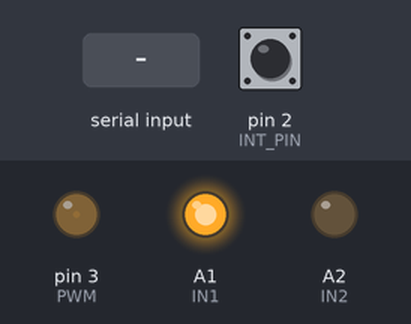
A sketch run on a simulated Arduino Uno, built with avr-gcc and run on an emulated ATmega328P. On the bench: output pins drawn as LEDs (lit = HIGH). The test bench sets the inputs (shaded band); at power-on: pin 2 (INT_PIN) HIGH. What the sketch prints to the serial monitor is not drawn.

Above: at 1.2 s.
1.3 s: "90,45\n" received over Serial
At 3.5 s:
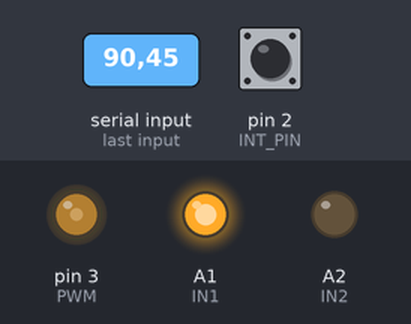
3.8 s: "0\n" received over Serial
At 5.5 s:
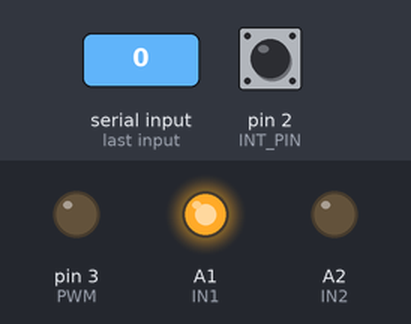
6.3 s: "200\n" received over Serial
At 8.5 s:
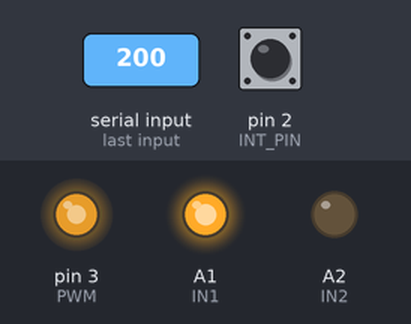
8.8 s: "1\n" received over Serial
At 10.5 s:
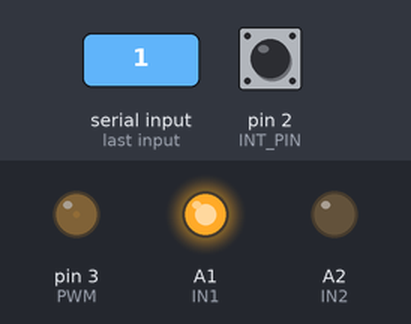
11.3 s: "90\n" received over Serial
At 13.6 s:
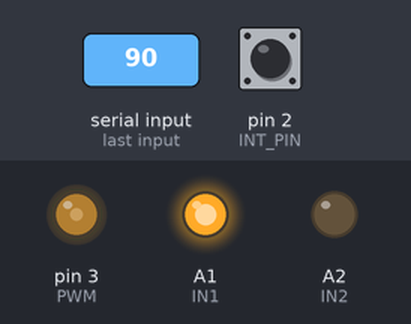
Timing chart, 0 to 14.8 s (numbered marks = the images above; inputs shaded):
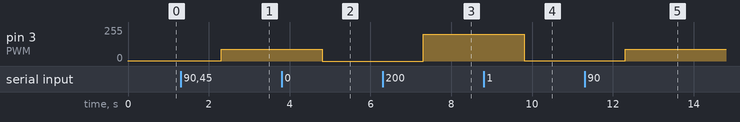

The sketch:

WK10_EX1.ino
```cpp
#define INT_PIN 2
#define PWM 3
#define IN1 A1
#define IN2 A2

bool previous_read;
int count = 0;
int i,j;

void setup()
{
  pinMode(INT_PIN,INPUT_PULLUP);
  pinMode(PWM,OUTPUT);
  pinMode(IN1,OUTPUT);
  pinMode(IN2,OUTPUT);

  Serial.begin(9600);
  Serial.println("TestEncoder");

  direction(1);
  speed(1);
}

void loop()
{

  if(Serial.available()>0)
  {
    String a = Serial.readString();
    speed(a.toInt());
    direction(a.toInt());
  }

  bool current_read = digitalRead(INT_PIN);
  if((previous_read == 0) && (current_read == 1))
  {
    count++;
    Serial.println(count);
  }
  previous_read = current_read;
}

void direction(int a)
{
  if(a<0)
  {
    digitalWrite(A1,LOW);
    digitalWrite(A2,HIGH);
  }
  else
  {
    digitalWrite(A1,HIGH);
    digitalWrite(A2,LOW);
  }
}

void speed(int b)
{
  analogWrite(PWM,absolute(b));
}

int absolute(int t)
{
  if(t<0)
  {
    return t*-1;
  }
  else
  {
    return t;
  }
}
```

Measured:
- after the input at 1.3 s, pin 3 (PWM): 1/255 → 90/255 after 1.0 s
- after the input at 3.8 s, pin 3 (PWM): 90/255 → 0/255 after 1.0 s
- after the input at 6.3 s, pin 3 (PWM): 0/255 → 200/255 after 1.0 s
- after the input at 8.8 s, pin 3 (PWM): 200/255 → 1/255 after 1.0 s
- after the input at 11.3 s, pin 3 (PWM): 1/255 → 90/255 after 1.0 s
